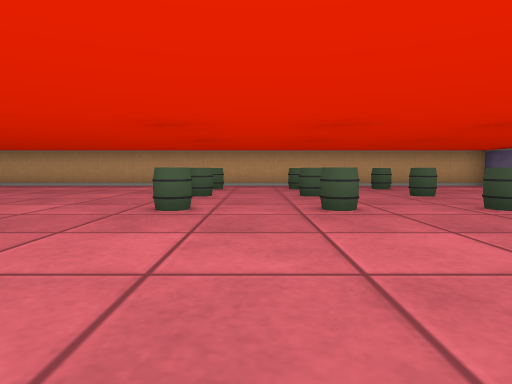
View 1 (above)

19 first-person views from a walk through a cub3D level. The camera is about half as high as the walls, tilts 4° down and sees 75° across. The floor is counted in squares. Each view is taken from the middle of a square. On the plan, view 1 faces up. The plan holds only what a view shows up to about 9 squares ahead; the rest is blank.

View 2
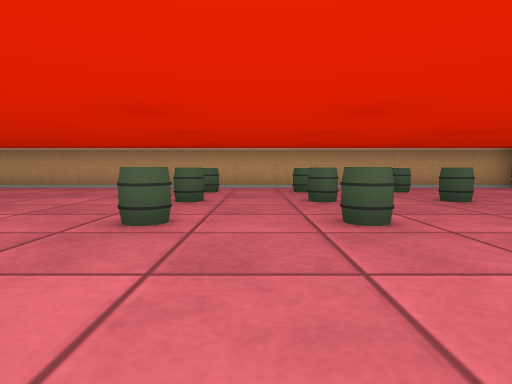

View 3
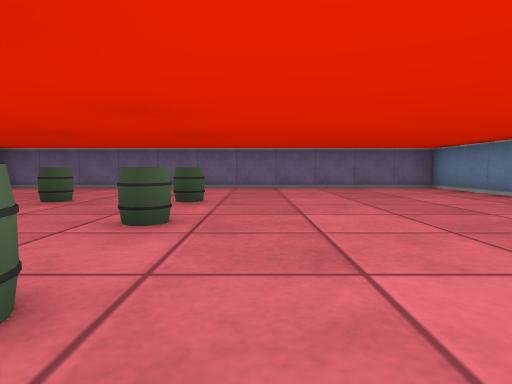

View 4
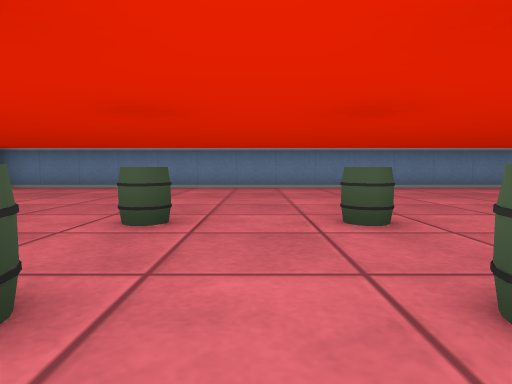

View 5
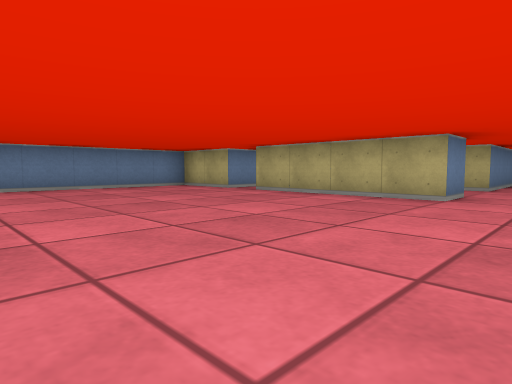

View 6
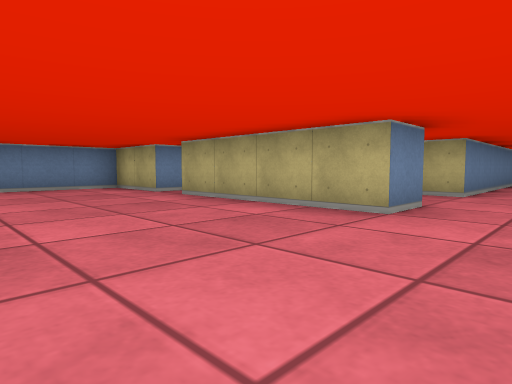

View 7
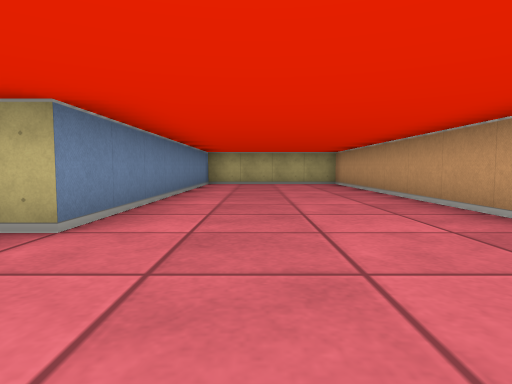

View 8
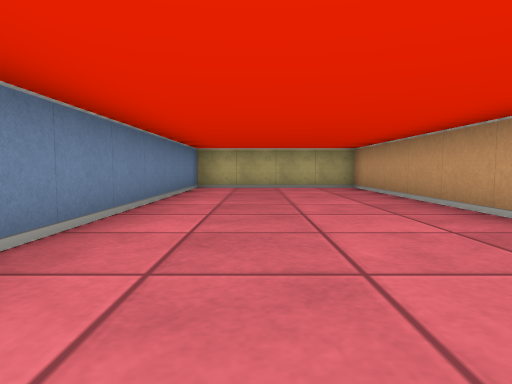

View 9
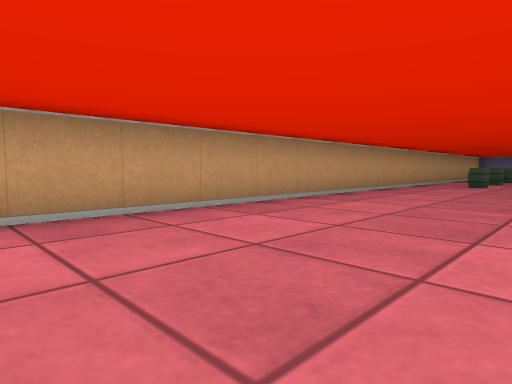

View 10
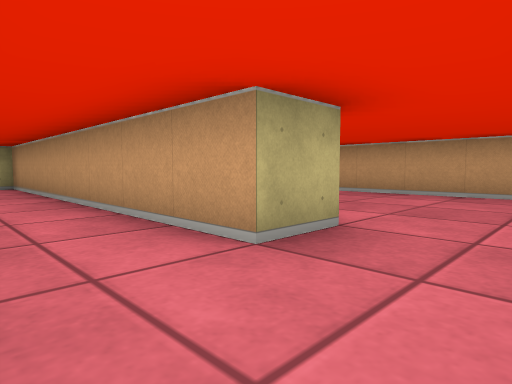

View 11
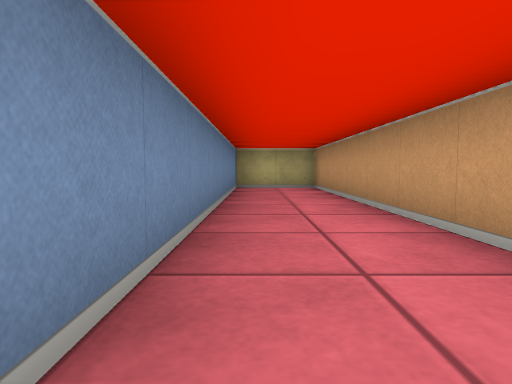

View 12
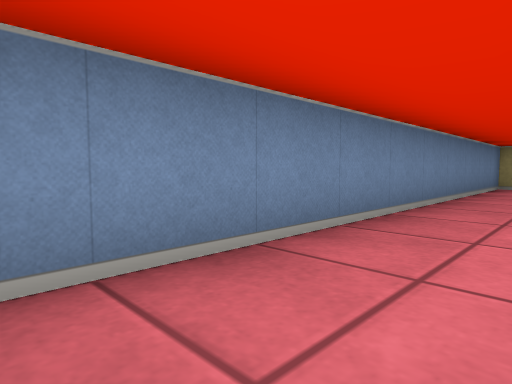

View 13
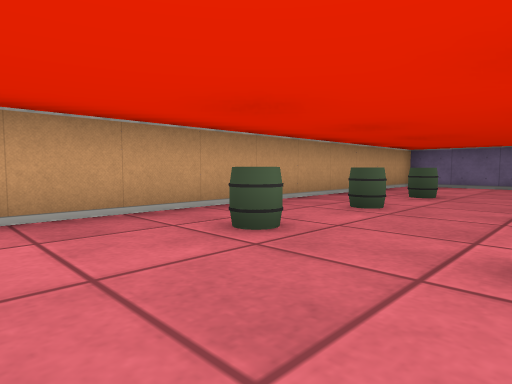

View 14
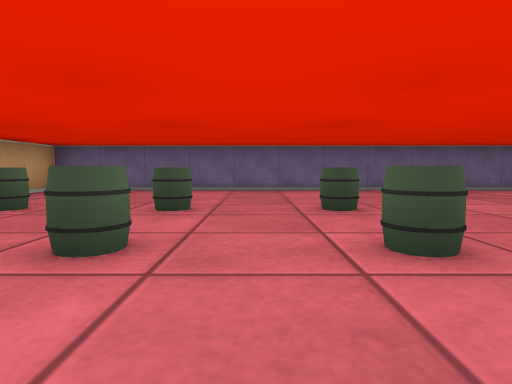

View 15
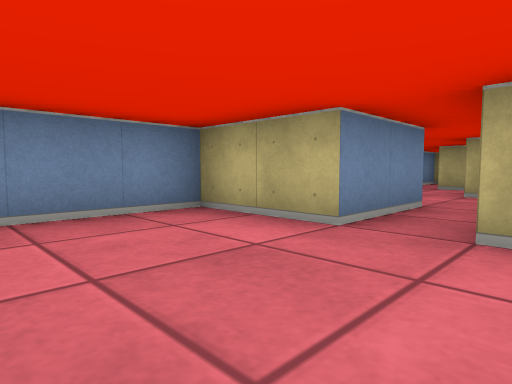

View 16
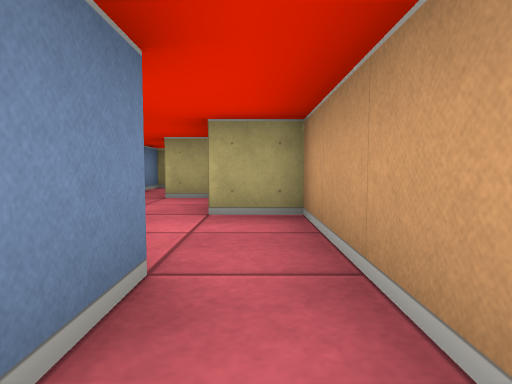

View 17
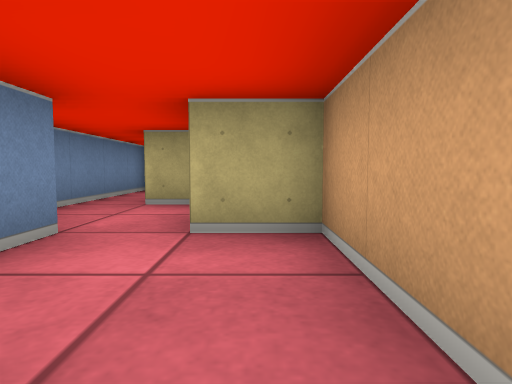

View 18
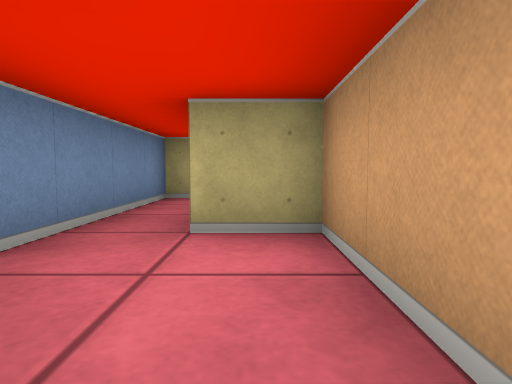

View 19
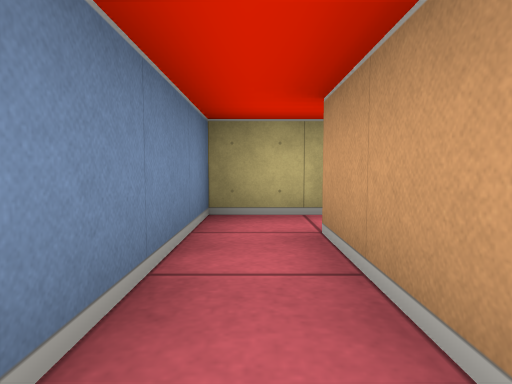

### Floor plan
Points are (right, up) in squares from view 1. A wall is a line through its corners. A room is listed if a view was taken in it or the views show most of it. See-through windows are left out.
Room 1 (views 1, 2, 3, 4, 5, 6, 7, 8, 9, 13, 14, 15)
walls: (-8.6, 5.5) (-7.5, 5.5) (-7.5, 1.5); (-7.5, 0.5) (-7.5, -1.5) (6.5, -1.5) (6.5, 9.5) (-18.5, 9.5) (-18.5, 5.5) (-10.5, 5.5) (-10.5, 4.5)
ways out: opening at (-9.5, 5) to room 2; opening at (-7, 1) to room 3
objects: barrel (-1, 4); barrel (-1, 6); barrel (-1, 8); barrel (1, 4); barrel (1, 6); barrel (1, 8); barrel (3, 4); barrel (3, 6); barrel (3, 8)
Room 2 (views 10, 11, 12)
walls: (-10.5, 4.5) (-18.5, 4.5) (-18.5, 2.5) (-9.1, 2.5)
ways out: opening at (-9.5, 5) to room 1
Room 3 (views 16, 17, 18)
walls: (-9.6, 0.5) (-7.5, 0.5); (-8.6, 1.5) (-11.5, 1.5) (-11.5, 0.5); (-11.5, -0.5) (-10.9, -0.5)
ways out: opening at (-7, 1) to room 1; opening at (-11, 0) to room 4
Room 4 (view 19)
walls: (-16.5, -0.2) (-16.5, -1.5) (-12.9, -1.5); (-11.5, 0.5) (-13.5, 0.5) (-13.5, -0.5) (-15.5, -0.5)
ways out: opening at (-11, 0) to room 3; opening at (-16, 0)

Where each view was taken, in squares from view 1:
view 1: 0 up, 0 right, facing up
view 2: 1 up, 0 right, facing up
view 3: 3 up, 2 left, facing right
view 4: 7 up, 0 right, facing down
view 5: 7 up, 2 left, facing down-left
view 6: 7 up, 4 left, facing down-left
view 7: 7 up, 8 left, facing left
view 8: 7 up, 10 left, facing left
view 9: 6 up, 11 left, facing up-right
view 10: 3 up, 9 left, facing up-left
view 11: 3 up, 10 left, facing left
view 12: 4 up, 9 left, facing down-left
view 13: 6 up, 3 left, facing up-right
view 14: 5 up, 1 left, facing right
view 15: 2 up, 5 left, facing down-left
view 16: 1 up, 8 left, facing left
view 17: 1 up, 9 left, facing left
view 18: 0 up, 11 left, facing left
view 19: 1 down, 13 left, facing left
